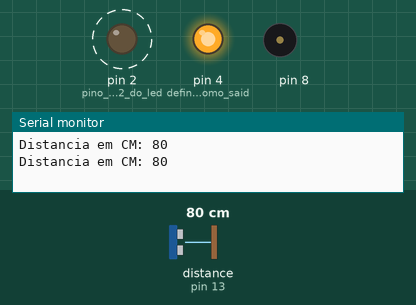
A sketch run on a simulated Arduino Uno, built with avr-gcc and run on an emulated ATmega328P. Parts: output pins drawn as LEDs (lit = HIGH), buzzer (waves = sounding), the last lines printed to the serial monitor. Wiring (inferred from the names in the program): ultrasonic range finder: trigger pin 12; echo pin 13. Dashed ring = blinking. The inputs (shaded band) are chosen by the test bench; at power-on: distance to the obstacle (sensor on pin 13) 80 cm. The echo pulse lasts 58.3 µs per cm; pins used as bus, display or sensor lines are not drawn.

Above: at 1.9 s.
2.0 s: distance to the obstacle (sensor on pin 13) set to 2 cm
At 2.16 s:
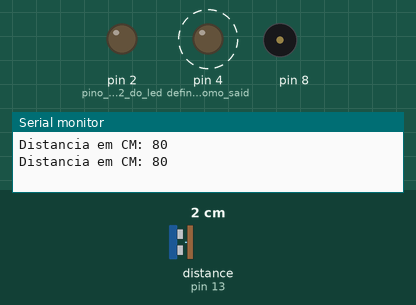
5.5 s: distance to the obstacle (sensor on pin 13) set to 120 cm
At 6.8 s:
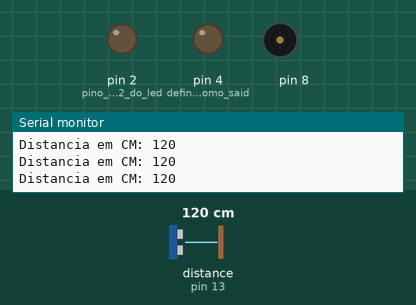
9.8 s: distance to the obstacle (sensor on pin 13) set to 102 cm
11.3 s: distance to the obstacle (sensor on pin 13) set to 96 cm
At 11.84 s:
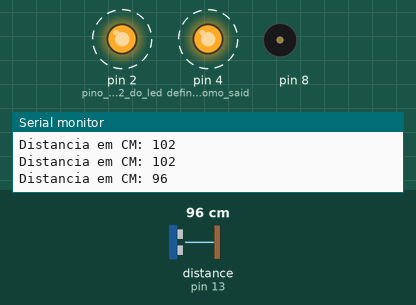
14.8 s: distance to the obstacle (sensor on pin 13) set to 250 cm
At 16.2 s:
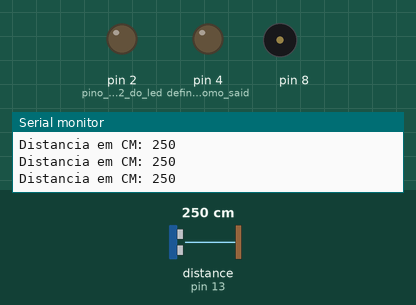
16.5 s: distance to the obstacle (sensor on pin 13) set to 35 cm
At 16.86 s:
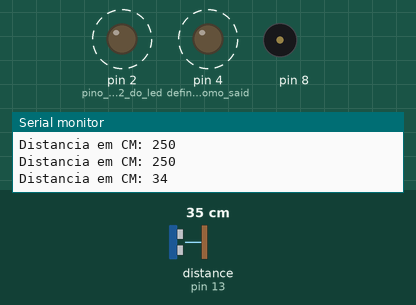
Timing chart, 0 to 21.0 s (numbered marks = the images above; inputs shaded):
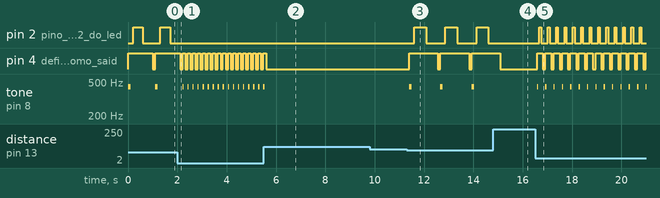

The sketch:

sensor_de_dist_ncia.ino
```cpp
#define echoPin 13                                //Pino 13 recebe o pulso do echo
#define trigPin 12                               //Pino 12 envia o pulso para gerar o echo

void setup()
{
   Serial.begin(9600);                             //inicia a porta serial
   pinMode(echoPin, INPUT);             // define o pino 13 como entrada (recebe)
   pinMode(trigPin, OUTPUT) ;          // define o pino 12 como saida (envia)
   pinMode(4, OUTPUT);                   // define o pino 4 como saida (envia)
   pinMode(2, OUTPUT);                // pino de saida 2 do led
}
void loop()
{
    digitalWrite(trigPin, LOW);            //seta o pino 12 com um pulso baixo "LOW" ou desligado ou ainda 0
    delayMicroseconds(2);                 // delay de 2 microssegundos
    digitalWrite(trigPin, HIGH);        //seta o pino 12 com pulso alto "HIGH" ou ligado ou ainda 1
    delayMicroseconds(10);                                          //delay de 10 microssegundos
    digitalWrite(trigPin, LOW);                                   //seta o pino 12 com pulso baixo novamente
    long duration = pulseIn(echoPin,HIGH);           //pulseInt lê o tempo entre a chamada e o pino entrar em high
long distancia = duration /29 / 2 ;                    //Esse calculo é baseado em s = v . t, lembrando que o tempo                   vem dobrado
                                                                                        //porque é o tempo de ida e volta do ultrassom
    Serial.print("Distancia em CM: ");
    Serial.println(distancia);
    if (distancia < 80)
    {
      digitalWrite(4,  HIGH);
      tone(8,440);
      delay(50);
      noTone(8);
      delay(50);
       digitalWrite(2,  HIGH);
         delay (distancia * 2);
         digitalWrite(2,  LOW);
         delay (distancia * 2);
    }
    else
       if (distancia < 100)
       {
         digitalWrite(4,  HIGH);
         tone(8,440);
         delay(100);
         noTone(8);
         delay(100);
         digitalWrite(2,  HIGH);
         delay (distancia * 5);
         digitalWrite(2,  LOW);
         delay (distancia * 5);
       }
    digitalWrite(4, LOW);
    delay(100);
}
```

Measured:
- the behaviour switches between 100 and 99 cm on distance to the obstacle (sensor on pin 13) (found by bisection; images 2 and 3)
- after the input at 2.0 s, pin 2 (pino_de_saida_2_do_led): stops changing and stays LOW; pin 4 (define_o_pino_4_como_said): alternates HIGH for 0.10 s and LOW for 0.10 s, starting after 0.32 s; tone on pin 8: alternates 440 Hz for 0.05 s and silent for 0.15 s, starting after 0.26 s
- after the input at 5.5 s, pin 4 (define_o_pino_4_como_said): goes on until 5.6 s, then stays LOW; tone on pin 8: goes on until 5.5 s, then stays silent
- after the input at 11.3 s, pin 2 (pino_de_saida_2_do_led): alternates HIGH for 0.48 s and LOW for 0.79 s, starting after 0.30 s; pin 4 (define_o_pino_4_como_said): alternates HIGH for 1.2 s and LOW for 0.11 s, starting after 0.10 s; tone on pin 8: alternates 440 Hz for 0.10 s and silent for 1.2 s, starting after 0.10 s
- after the input at 14.8 s, pin 2 (pino_de_saida_2_do_led): stays LOW (without the input it goes to HIGH after 0.60 s); pin 4 (define_o_pino_4_como_said): goes on until 15.1 s, then stays LOW; tone on pin 8: stays silent (without the input it goes to 440 Hz after 0.40 s)
- after the input at 16.5 s, pin 2 (pino_de_saida_2_do_led): alternates HIGH for 0.07 s and LOW for 0.27 s, starting after 0.18 s; pin 4 (define_o_pino_4_como_said): alternates HIGH for 0.24 s and LOW for 0.10 s, starting after 0.08 s; tone on pin 8: alternates 440 Hz for 0.05 s and silent for 0.29 s, starting after 0.08 s
- by itself, pin 2 (pino_de_saida_2_do_led): alternates HIGH for 0.40 s and LOW for 0.71 s
- by itself, tone on pin 8: alternates 440 Hz for 0.10 s and silent for 1.0 s
